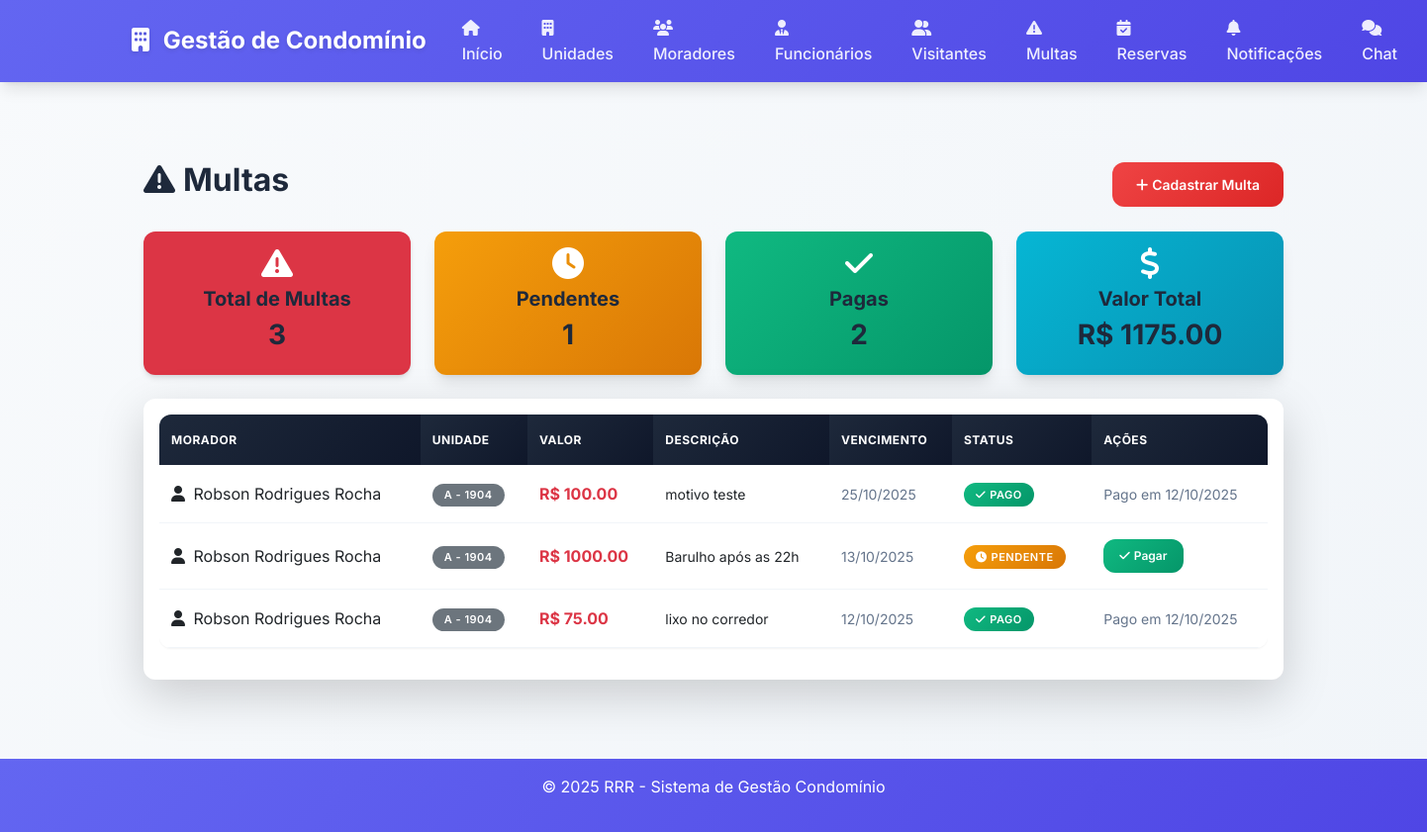
The page /multas (signed in) on the database its author committed.
### app.py (models this page shows)
class Multa(db.Model):
    id = db.Column(db.Integer, primary_key=True)
    morador_id = db.Column(db.Integer, db.ForeignKey('morador.id'), nullable=False)
    valor = db.Column(db.Float, nullable=False)
    descricao = db.Column(db.Text, nullable=False)
    data_vencimento = db.Column(db.Date, nullable=False)
    data_pagamento = db.Column(db.Date, nullable=True)
    status = db.Column(db.String(20), default='Pendente')
    data_cadastro = db.Column(db.DateTime, default=datetime.utcnow)
    morador = db.relationship('Morador', backref='multas')

class Morador(db.Model):
    id = db.Column(db.Integer, primary_key=True)
    nome = db.Column(db.String(100), nullable=False)
    cpf = db.Column(db.String(14), nullable=False, unique=True)
    telefone = db.Column(db.String(15), nullable=False)
    email = db.Column(db.String(100), nullable=False)
    tipo = db.Column(db.String(20), nullable=False)
    unidade_id = db.Column(db.Integer, db.ForeignKey('unidade.id'), nullable=False)
    data_cadastro = db.Column(db.DateTime, default=datetime.utcnow)
    reservas = db.relationship('Reserva', backref='morador', lazy=True)
    notificacoes = db.relationship('Notificacao', backref='morador', lazy=True)

class Unidade(db.Model):
    id = db.Column(db.Integer, primary_key=True)
    numero = db.Column(db.String(10), nullable=False, unique=True)
    bloco = db.Column(db.String(10), nullable=False)
    tipo = db.Column(db.String(20), nullable=False)
    vagas_garagem = db.Column(db.Integer, default=0)
    data_cadastro = db.Column(db.DateTime, default=datetime.utcnow)
    moradores = db.relationship('Morador', backref='unidade', lazy=True)

### app.py (the view)
@app.route('/multas')
@login_required
def listar_multas():
    usuario = Usuario.query.get(session['user_id'])
    if usuario.tipo == 'Admin':
        multas = Multa.query.order_by(Multa.data_vencimento.desc()).all()
    else:
        multas = Multa.query.filter_by(morador_id=usuario.morador_id).order_by(Multa.data_vencimento.desc()).all()
    return render_template('multas.html', multas=multas)

### app.py (called while the page is built)
def login_required(f):
    from functools import wraps
    @wraps(f)
    def decorated_function(*args, **kwargs):
        if 'user_id' not in session:
            return redirect(url_for('login'))
        return f(*args, **kwargs)
    return decorated_function

@app.context_processor
def inject_badges():
    if 'user_id' not in session:
        return {'notificacoes_nao_lidas': 0, 'chat_nao_lidas': 0}
    usuario = Usuario.query.get(session['user_id'])
    if not usuario:
        return {'notificacoes_nao_lidas': 0, 'chat_nao_lidas': 0}
    notificacoes_query = Notificacao.query
    if usuario.tipo != 'Admin':
        notificacoes_query = notificacoes_query.filter(
            or_(Notificacao.morador_id == None, Notificacao.morador_id == usuario.morador_id)
        )
    notificacoes_nao_lidas = notificacoes_query.filter(
        ~Notificacao.leituras.any(NotificacaoLeitura.usuario_id == usuario.id)
    ).count()
    chat_nao_lidas = ChatMensagem.query.filter_by(destinatario_id=usuario.id, lida_em=None).count()
    return {
        'notificacoes_nao_lidas': notificacoes_nao_lidas,
        'chat_nao_lidas': chat_nao_lidas
    }

### templates/multas.html (shortened to what this page needs)
{% extends "base.html" %}
{% block content %}
<div class="container mt-4">
    <div class="d-flex justify-content-between align-items-center mb-4">
        <h2>
            <i class="fas fa-exclamation-triangle me-2"></i>Multas
        </h2>
        {% if session.tipo == 'Admin' %}
        <a href="{{ url_for('cadastrar_multa') }}" class="btn btn-danger">
            <i class="fas fa-plus me-1"></i>Cadastrar Multa
        </a>
        {% endif %}
    </div>
    <div class="row mb-4">
        <div class="col-md-3">
            <div class="card bg-danger text-white">
                <div class="card-body text-center">
                    <i class="fas fa-exclamation-triangle fa-2x mb-2"></i>
                    <h5>Total de Multas</h5>
                    <h3>{{ multas|length }}</h3>
                </div>
            </div>
        </div>
        <div class="col-md-3">
            <div class="card bg-warning text-white">
                <div class="card-body text-center">
                    <i class="fas fa-clock fa-2x mb-2"></i>
                    <h5>Pendentes</h5>
                    <h3>{{ multas|selectattr('status', 'equalto', 'Pendente')|list|length }}</h3>
                </div>
            </div>
        </div>
        <div class="col-md-3">
            <div class="card bg-success text-white">
                <div class="card-body text-center">
                    <i class="fas fa-check fa-2x mb-2"></i>
                    <h5>Pagas</h5>
                    <h3>{{ multas|selectattr('status', 'equalto', 'Pago')|list|length }}</h3>
                </div>
            </div>
        </div>
        <div class="col-md-3">
            <div class="card bg-info text-white">
                <div class="card-body text-center">
                    <i class="fas fa-dollar-sign fa-2x mb-2"></i>
                    <h5>Valor Total</h5>
                    <h3>R$ {{ "%.2f"|format(multas|sum(attribute='valor')) }}</h3>
                </div>
            </div>
        </div>
    </div>
    <div class="card shadow-lg border-0">
        <div class="card-body">
            <div class="table-responsive">
                <table class="table table-hover">
                    <thead class="table-danger">
                        <tr>
                            <th>Morador</th>
                            <th>Unidade</th>
                            <th>Valor</th>
                            <th>Descrição</th>
                            <th>Vencimento</th>
                            <th>Status</th>
                            <th>Ações</th>
                        </tr>
                    </thead>
                    <tbody>
                        {% for multa in multas %}
                        <tr>
                            <td>
                                <i class="fas fa-user me-1"></i>
                                {{ multa.morador.nome }}
                            </td>
                            <td>
                                <span class="badge bg-secondary">
                                    {{ multa.morador.unidade.bloco }} - {{ multa.morador.unidade.numero }}
                                </span>
                            </td>
                            <td>
                                <strong class="text-danger">R$ {{ "%.2f"|format(multa.valor) }}</strong>
                            </td>
                            <td>
                                <small>{{ multa.descricao[:50] }}{% if multa.descricao|length > 50 %}...{% endif %}</small>
                            </td>
                            <td>
                                <small class="text-muted">
                                    {{ multa.data_vencimento.strftime('%d/%m/%Y') }}
                                </small>
                            </td>
                            <td>
                                {% if multa.status == 'Pago' %}
                                <span class="badge bg-success">
                                    <i class="fas fa-check me-1"></i>Pago
                                </span>
                                {% else %}
                                <span class="badge bg-warning">
                                    <i class="fas fa-clock me-1"></i>Pendente
                                </span>
                                {% endif %}
                            </td>
                            <td>
                                {% if multa.status == 'Pago' %}
                                <small class="text-muted">
                                    Pago em {{ multa.data_pagamento.strftime('%d/%m/%Y') }}
                                </small>
                                {% elif session.tipo == 'Admin' %}
                                <form method="POST" action="{{ url_for('pagar_multa', multa_id=multa.id) }}" style="display: inline;">
                                    <button type="submit" class="btn btn-sm btn-success"
                                            onclick="return confirm('Marcar multa como paga?')">
                                        <i class="fas fa-check me-1"></i>Pagar
                                    </button>
                                </form>
                                {% else %}
                                <span class="text-muted">
                                    <i class="fas fa-clock me-1"></i>Pendente
                                </span>
                                {% endif %}
                            </td>
                        </tr>
                        {% endfor %}
                    </tbody>
                </table>
            </div>
        </div>
    </div>
</div>
{% endblock %}

### static/css/style.css (style rules this page uses)
:root { --primary-color: #6366f1; --primary-dark: #4f46e5; --success-color: #10b981; --success-dark: #059669; --info-color: #06b6d4; --warning-color: #f59e0b; --danger-color: #ef4444; --danger-dark: #dc2626; --light-color: #f8fafc; --dark-color: #1e293b; --gray-50: #f8fafc; --gray-100: #f1f5f9; --gray-200: #e2e8f0; --gray-300: #cbd5e1; --gray-400: #94a3b8; --gray-500: #64748b; --gray-600: #475569; --gray-700: #334155; --gray-800: #1e293b; --gray-900: #0f172a; --shadow-sm: 0 1px 2px 0 rgb(0 0 0 / 0.05); --shadow-md: 0 4px 6px -1px rgb(0 0 0 / 0.1), 0 2px 4px -2px rgb(0 0 0 / 0.1); --shadow-lg: 0 10px 15px -3px rgb(0 0 0 / 0.1), 0 4px 6px -4px rgb(0 0 0 / 0.1); --shadow-xl: 0 20px 25px -5px rgb(0 0 0 / 0.1), 0 8px 10px -6px rgb(0 0 0 / 0.1); --border-radius: 12px; --border-radius-lg: 16px; }
* { box-sizing: border-box; }
body { font-family: 'Inter', -apple-system, BlinkMacSystemFont, 'Segoe UI', Roboto, sans-serif; background: linear-gradient(135deg, var(--gray-50) 0%, var(--gray-100) 100%); color: var(--gray-800); line-height: 1.6; min-height: 100vh; }
.card { border: none; border-radius: var(--border-radius); box-shadow: var(--shadow-md); transition: all 0.3s cubic-bezier(0.4, 0, 0.2, 1); background: white; overflow: hidden; }
.card.bg-primary, .card.bg-success, .card.bg-info, .card.bg-warning { border-radius: var(--border-radius); box-shadow: var(--shadow-lg); border: none; transition: all 0.3s cubic-bezier(0.4, 0, 0.2, 1); }
.card.bg-success { background: linear-gradient(135deg, var(--success-color) 0%, var(--success-dark) 100%) !important; }
.card.bg-info { background: linear-gradient(135deg, var(--info-color) 0%, #0891b2 100%) !important; }
.card.bg-warning { background: linear-gradient(135deg, var(--warning-color) 0%, #d97706 100%) !important; }
.btn { border-radius: var(--border-radius); font-weight: 600; padding: 12px 24px; font-size: 14px; transition: all 0.3s cubic-bezier(0.4, 0, 0.2, 1); border: none; position: relative; overflow: hidden; }
.btn::before { content: ''; position: absolute; top: 0; left: -100%; width: 100%; height: 100%; background: linear-gradient(90deg, transparent, rgba(255,255,255,0.2), transparent); transition: left 0.5s; }
.btn-success { background: linear-gradient(135deg, var(--success-color) 0%, var(--success-dark) 100%); }
.btn-danger { background: linear-gradient(135deg, var(--danger-color) 0%, var(--danger-dark) 100%); }
.table { border-radius: var(--border-radius); overflow: hidden; box-shadow: var(--shadow-sm); background: white; }
.table thead th { border: none; font-weight: 700; text-transform: uppercase; font-size: 12px; letter-spacing: 0.5px; background: linear-gradient(135deg, var(--gray-800) 0%, var(--gray-900) 100%); color: white; padding: 16px 12px; }
.table tbody tr { transition: all 0.3s ease; border-bottom: 1px solid var(--gray-100); }
.table tbody td { padding: 16px 12px; vertical-align: middle; }
.badge { font-size: 11px; font-weight: 600; padding: 6px 12px; border-radius: 20px; text-transform: uppercase; letter-spacing: 0.5px; }
.badge.bg-success { background: linear-gradient(135deg, var(--success-color) 0%, var(--success-dark) 100%) !important; }
.badge.bg-warning { background: linear-gradient(135deg, var(--warning-color) 0%, #d97706 100%) !important; }
.card { animation: fadeIn 0.6s cubic-bezier(0.4, 0, 0.2, 1); }
.container { max-width: 1200px; }
.btn-sm { padding: 8px 16px; font-size: 12px; }
.text-muted { color: var(--gray-500) !important; }
h1, h2, h3, h4, h5, h6 { color: var(--gray-800); font-weight: 700; }

### rows shown on the page
Multa: morador.nome "Robson Rodrigues Rocha", morador.unidade.bloco "A", morador.unidade.numero "1904", valor "100.00", descricao "motivo teste", data_vencimento "25/10/2025", status "Pago" (drawn), data_pagamento "12/10/2025"
Multa: morador.nome "Robson Rodrigues Rocha", morador.unidade.bloco "A", morador.unidade.numero "1904", valor "1000.00", descricao "Barulho após as 22h", data_vencimento "13/10/2025", status "Pendente" (drawn)
Multa: morador.nome "Robson Rodrigues Rocha", morador.unidade.bloco "A", morador.unidade.numero "1904", valor "75.00", descricao "lixo no corredor", data_vencimento "12/10/2025", status "Pago" (drawn), data_pagamento "12/10/2025"

### other values the page prints
{{ multas|length }} "3"
{{ multas|selectattr('status', 'equalto', 'Pendente')|list|length }} "1"
{{ multas|selectattr('status', 'equalto', 'Pago')|list|length }} "2"
{{ "%.2f"|format(multas|sum(attribute='valor')) }} "1175.00"
